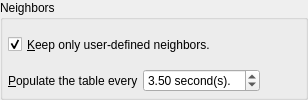
             <widget class="QGroupBox" name="groupBox_9">
              <property name="title">
               <string>Neighbors</string>
              </property>
              <layout class="QVBoxLayout" name="verticalLayout_14">
               <property name="spacing">
                <number>5</number>
               </property>
               <property name="margin">
                <number>5</number>
               </property>
               <item>
                <widget class="QCheckBox" name="keepOnlyUserDefinedNeighbors">
                 <property name="sizePolicy">
                  <sizepolicy hsizetype="Minimum" vsizetype="Preferred">
                   <horstretch>0</horstretch>
                   <verstretch>0</verstretch>
                  </sizepolicy>
                 </property>
                 <property name="text">
                  <string>&amp;Keep only user-defined neighbors.</string>
                 </property>
                 <property name="checked">
                  <bool>true</bool>
                 </property>
                </widget>
               </item>
               <item>
                <layout class="QHBoxLayout" name="horizontalLayout_28">
                 <property name="spacing">
                  <number>5</number>
                 </property>
                 <item>
                  <widget class="QLabel" name="label_125">
                   <property name="text">
                    <string>&amp;Populate the table every</string>
                   </property>
                   <property name="buddy">
                    <cstring>neighborsUpdateInterval</cstring>
                   </property>
                  </widget>
                 </item>
                 <item>
                  <widget class="QDoubleSpinBox" name="neighborsUpdateInterval">
                   <property name="suffix">
                    <string> second(s).</string>
                   </property>
                   <property name="minimum">
                    <double>0.500000000000000</double>
                   </property>
                   <property name="maximum">
                    <double>10.000000000000000</double>
                   </property>
                   <property name="value">
                    <double>3.500000000000000</double>
                   </property>
                  </widget>
                 </item>
                 <item>
                  <spacer name="horizontalSpacer_25">
                   <property name="orientation">
                    <enum>Qt::Horizontal</enum>
                   </property>
                   <property name="sizeHint" stdset="0">
                    <size>
                     <width>40</width>
                     <height>20</height>
                    </size>
                   </property>
                  </spacer>
                 </item>
                </layout>
               </item>
              </layout>
             </widget>
